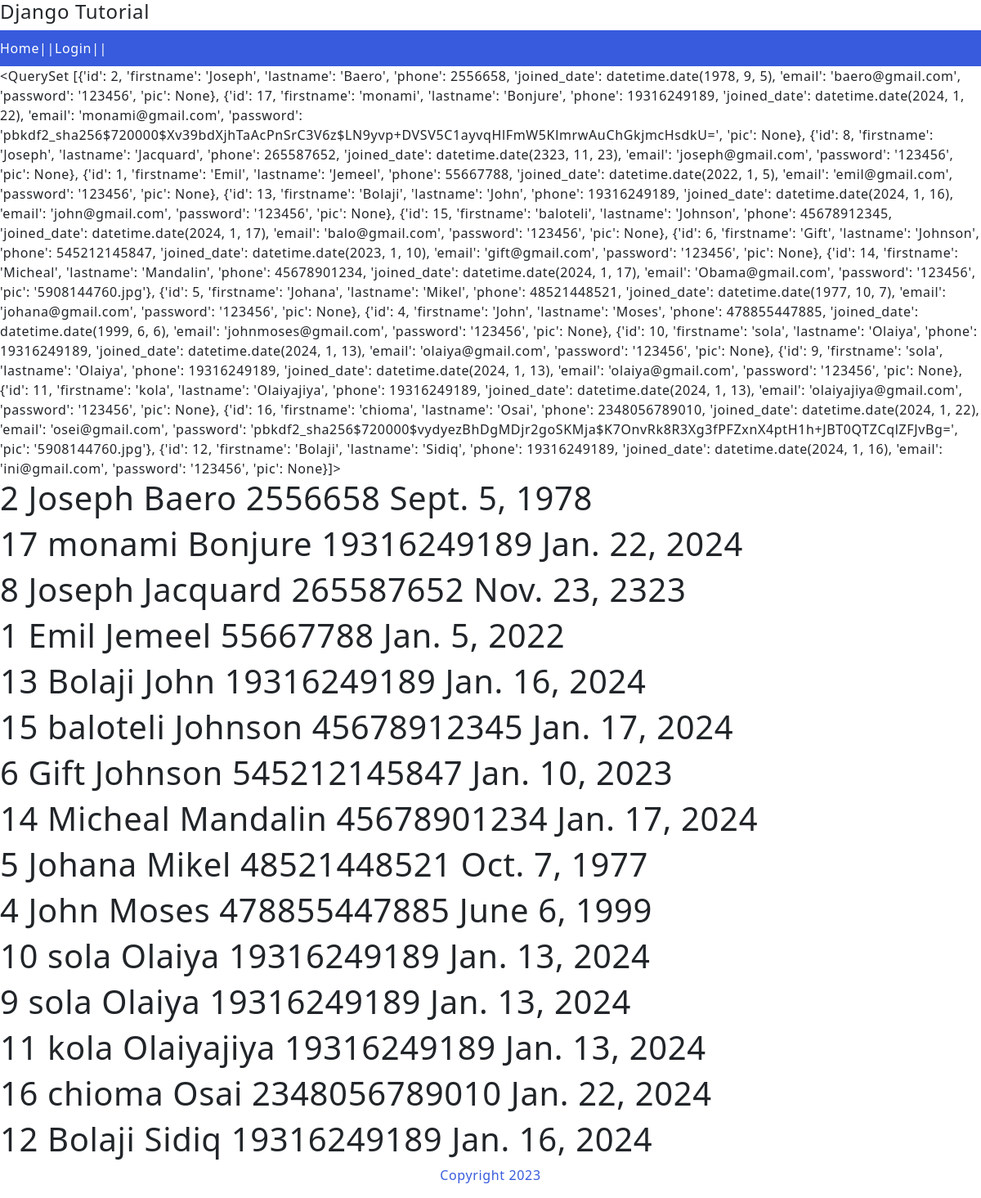
Screenshot of /testing/ with the database file from the repository.
### members/models.py (models this page shows, shortened)
class Member(models.Model):
    firstname = models.CharField(max_length=255)
    lastname = models.CharField(max_length=255)
    phone = models.IntegerField(null=True)
    joined_date = models.DateField(null=True)
    email = models.CharField(max_length=225, null=True)
    password = models.CharField(max_length=225, null=True)
    pic = models.CharField(max_length=225, null=True)

### members/views.py (the view)
# urls.py: path('testing/', views.testing, name='testing'),
def testing(request):
    mydata = Member.objects.all().order_by('lastname', '-id').values()
    template = loader.get_template('try.html')
    context = { "my":mydata}
    return HttpResponse(template.render(context, request))

### members/templates/try.html (shortened to what this page needs)
{% extends 'base.html' %}
{% block content %}
{{ my }}
    {% for x in my %}
        <h1>{{ x.id }} {{ x.firstname }} {{ x.lastname }} {{ x.phone }} {{ x.joined_date }}</h1>
    {% endfor %}
{% endblock %}

### mystaticfiles/mycss.css (style rules this page uses)
body { margin: 0; font: 600 18px 'source Sans Pro', sans-serif; letter-spacing: 0.64px; color: #585d74; }

### rows the page displays
Member: id "2", firstname "Joseph", lastname "Baero", phone "2556658", joined_date "Sept. 5, 1978"
Member: id "17", firstname "monami", lastname "Bonjure", phone "19316249189", joined_date "Jan. 22, 2024"
Member: id "8", firstname "Joseph", lastname "Jacquard", phone "265587652", joined_date "Nov. 23, 2323"
Member: id "1", firstname "Emil", lastname "Jemeel", phone "55667788", joined_date "Jan. 5, 2022"
Member: id "13", firstname "Bolaji", lastname "John", phone "19316249189", joined_date "Jan. 16, 2024"
Member: id "15", firstname "baloteli", lastname "Johnson", phone "45678912345", joined_date "Jan. 17, 2024"
Member: id "6", firstname "Gift", lastname "Johnson", phone "545212145847", joined_date "Jan. 10, 2023"
Member: id "14", firstname "Micheal", lastname "Mandalin", phone "45678901234", joined_date "Jan. 17, 2024"
Member: id "5", firstname "Johana", lastname "Mikel", phone "48521448521", joined_date "Oct. 7, 1977"
Member: id "4", firstname "John", lastname "Moses", phone "478855447885", joined_date "June 6, 1999"
Member: id "10", firstname "sola", lastname "Olaiya", phone "19316249189", joined_date "Jan. 13, 2024"
Member: id "9", firstname "sola", lastname "Olaiya", phone "19316249189", joined_date "Jan. 13, 2024"
Member: id "11", firstname "kola", lastname "Olaiyajiya", phone "19316249189", joined_date "Jan. 13, 2024"
Member: id "16", firstname "chioma", lastname "Osai", phone "2348056789010", joined_date "Jan. 22, 2024"
Member: id "12", firstname "Bolaji", lastname "Sidiq", phone "19316249189", joined_date "Jan. 16, 2024"
